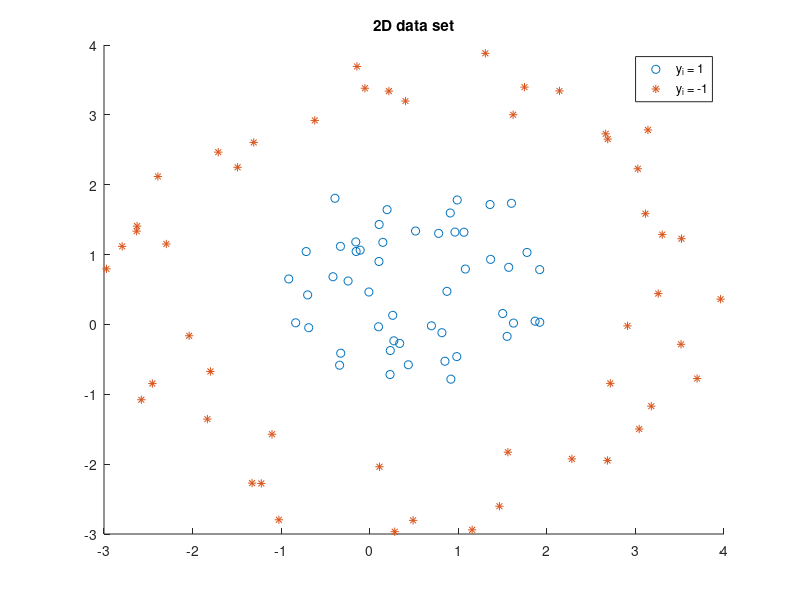

Source code (MATLAB): (Note: this script raises an error after producing the figure.)
%% Numerical Optimisation Project 
% Name: Dylan Scotney 
% SN: 18138211
% Submission date: 09/04/2019

% clear cache and variables 
clear cache variables
addpath Lib

%--------------------------------------------------------------------------
%% Simulating dataset 
%--------------------------------------------------------------------------
numOfPoints = 100; % code will round down if not even
theta = linspace(0, 2*pi, numOfPoints/2);
% 4th column = 0 will later be used to store mapped values from kernels
scatter_circle = @(r, noise, class) [r * cos(theta) + noise(1,:);
                                     r * sin(theta) + noise(2,:);
                                     0*theta;
                                     class*ones(1,length(theta))];

% Generate random sets with norm distribution, acts as noise on sample
data_generator = rng(0,'v5normal');
noise1 = rand(2,length(theta));
noise2 = rand(2,length(theta));

dataset_p = scatter_circle(1, noise1, 1)';
dataset_m = scatter_circle(3, noise2, -1)';
dataset = [dataset_p; dataset_m];

% Plot data
figure('name', 'Non-Linearly Seperable Data')
hold on
scatter(dataset_p(:,1), dataset_p(:,2), 'o')
scatter(dataset_m(:,1), dataset_m(:,2), '*')
title("2D data set")
legend("y_i = 1", "y_i = -1")
grid off
hold off

disp("Simulated data set.")

%--------------------------------------------------------------------------
%% Seperating dataset with kernel 
%--------------------------------------------------------------------------

% Radial Basis Kernel:
%---------------------
dataset = radialBasisKernel(dataset);

% Polynomial Kernel:
%-------------------
%dataset = polynomialKernel(dataset);


% Plot Seperated Data
%==========================================================================
split = numOfPoints/2;

figure('name', 'Radial Basis Kernel Mapping')
scatter3(dataset(1:split, 1), dataset(1:split, 2),...
         dataset(1:split,3), 'o');
hold on
scatter3(dataset(split+1:end, 1), dataset(split+1:end, 2), ...
         dataset(split+1:end,3), '*');
title("Radial Basis Kernel Mapping")
legend("y_i = 1", "y_i = -1")
hold off
%==========================================================================
disp("Seperated data with radial basis kernel.")

%--------------------------------------------------------------------------
%% Calculating Hessian of Radial Basis Kernel
%--------------------------------------------------------------------------
% Computing matrix H
H = zeros(numOfPoints,numOfPoints);
for i = 1:numOfPoints
    for j = 1:numOfPoints
        H(i,j) = dataset(i,4)*dataset(j,4)*dot(dataset(i,1:3), dataset(j,1:3));
    end
end
disp("Calculated Hessian.")

%--------------------------------------------------------------------------
%% Formulating minimisation problem
%--------------------------------------------------------------------------

group = dataset(:, 4); %classification of each point

% Define function handles for augLag and diffAugLag:
%==========================================================================
f = @(a) F(a, H);
c_e = @(a) C_e(a, group);
psi = @(a, mu_I, lambda_I) Psi(a, mu_I, lambda_I);

df = @(a) dF(a, H);
dc_e = dC_e(group);
dpsi = @ (a, mu_I, lambda_I) dPsi(a, mu_I, lambda_I);

d2f = d2F(H);
d2c_e = @(mu_e) 1/mu_e * d2C_e(group);
d2psi = @(a, mu_I, lambda_I) d2Psi(a, mu_I,  lambda_I);

%==========================================================================


% Defining Lagrangian (see report) <add more info here>
%==========================================================================
L.f = @(a, mu_e, lambda_e, mu_I, lambda_I) augLagrangian(f, c_e, psi, a,...
                                                       mu_e, lambda_e, ...
                                                       mu_I,lambda_I);

L.df = @(a, mu_e, lambda_e, mu_I, lambda_I) diffAugLagrangian(df, dc_e, c_e,...
                                                            dpsi, a, mu_e,...
                                                            lambda_e, mu_I,...
                                                            lambda_I);  
                                                        
L.d2f = @(a, mu_e, mu_I, lambda_I) d2AugLagrangian(d2f, d2c_e, d2psi, a, mu_e,...
                                             mu_I, lambda_I);
%==========================================================================

disp("Formulated minimisation problem.")

%--------------------------------------------------------------------------
%% Solving Minimisation Problem
%--------------------------------------------------------------------------

% Initialisation:
%==========================================================================
% Starting point
a0 = 0*ones(length(H), 1);

% Parameters
mu_e0 = 10;
lambda_e0 = 3;
mu_I0 = 1;
lambda_I0 = ones(length(H), 1);
tol = 1e-6; 
alpha0 = 1;
maxIter = 500;
storeInfo = true;
dataGroups = dataset(:,4);
%==========================================================================

% Solving using Framework 17.3 from Nocedal and Wright:
%=========================================================================
[a_k, f_max, nIter, info] = augLagFramework(L, a0, dataGroups, mu_e0,...
                                            lambda_e0, mu_I0, lambda_I0,...
                                            tol, maxIter, storeInfo);
a_k
norm(info.diff(:,end))
%==========================================================================
disp("Solving minimisation problem.")  
disp(info.stopCond)

%--------------------------------------------------------------------------
%% Plotting data of solution
%--------------------------------------------------------------------------

% Plotting paths if 2D problem: 
%==========================================================================
if(numOfPoints == 3)
    func2 = @(x,y) L.f([x;y],realmax,0,realmax,[0;0]);
    figure('name', '2d path')
    hold on 
    fcontour(func2,[0, 1.5,0,1.5], 'LevelStep', 0.01)
    plot(info.as(1,:), info.as(2,:), 'r-o', 'MarkerFaceColor', 'r')
    plot(0:0.1:1, 0:0.1:1,'b') % sum(alpha_iy_i) = 0
    hold off
end
%==========================================================================

% Plotting Convergence of a_k:
%==========================================================================
successiveDiff = [diff(info.as(1,:)); diff(info.as(2,:))];
figure('name', 'Convergence of alpha')
semilogy(vecnorm(successiveDiff, 2, 1))
xlabel("Iteration")
ylabel("||\alpha_k - \alpha_k_-_1)||")
%==========================================================================

% % Plotting Convergence of df:
% %==========================================================================
% figure('name', 'Convergence of df')
% semilogy(vecnorm(info.diff, 2, 1))
% xlabel("Iteration")
% ylabel("||df||")
% %==========================================================================

% Plotting Convergence of a_k:
%==========================================================================
figure('name', 'Convergence of df')
plot(vecnorm(info.as, 2, 1))
xlabel("Iteration")
ylabel("||a_k||")
%==========================================================================


% Plotting Parameters:
%==========================================================================
figure('name', 'lambda_I')
plot(vecnorm(info.lambda_I,2,1))
ylabel("||\lambda^I||")
xlabel("Iteration")

% figure('name', 'mu_I')
% semilogy(info.mu_I)
% ylabel("||\mu^I||")
% xlabel("Iteration")
% 
% figure('name', 'mu_e')
% semilogy(info.mu_e)
% ylabel("||\mu^e||")
% xlabel("Iteration")

figure('name', 'lambda_e')
plot(info.lambda_e)
ylabel("||\lambda^e||")
xlabel("Iteration")
%==========================================================================
disp("Plotting results")


%--------------------------------------------------------------------------
%% Calculating Equation of Plane
%--------------------------------------------------------------------------

% Calculate w = sum(alpha_i * y_i * x_i)
%==========================================================================
w = calcW(a_k, dataset(:,1:3), dataset(:,4));
disp("Calculating w")
%==========================================================================

% Determine Support Vectors
%==========================================================================
% Indicies for a_i > 0
supportVecs = [];
for i = 1:length(a_k)
    if(a_k(i) > 0.01)
        % use i as supportVec
        supportVecs = [supportVecs; dataset(i,:), a_k(i)];        
    end
end
disp("Calculating Support Vectors")
%==========================================================================

% Calculating b
%==========================================================================
b = calcb(supportVecs);
disp("calculating b")
%==========================================================================

%--------------------------------------------------------------------------
%% Plotting SVM plane
%--------------------------------------------------------------------------

func = @(x,y) (-b - w(1)*x - w(2)*y)/w(3);
[X,Y] = meshgrid(-4:0.1:4, -4:0.1:4);
Z = func(X,Y);

figure('name', 'SVM Mapping')
hold on
scatter3(dataset(1:split, 1), dataset(1:split, 2), dataset(1:split,3), 'o');
surf(X,Y,Z)
scatter3(dataset(split+1:end, 1), dataset(split+1:end, 2), dataset(split+1:end,3), '*');
xlabel('x')
ylabel('y')
zlabel('z')
legend("y_i = 1", "SVM", "y_i = -1")
hold off

disp("Plotting SVM plane")
